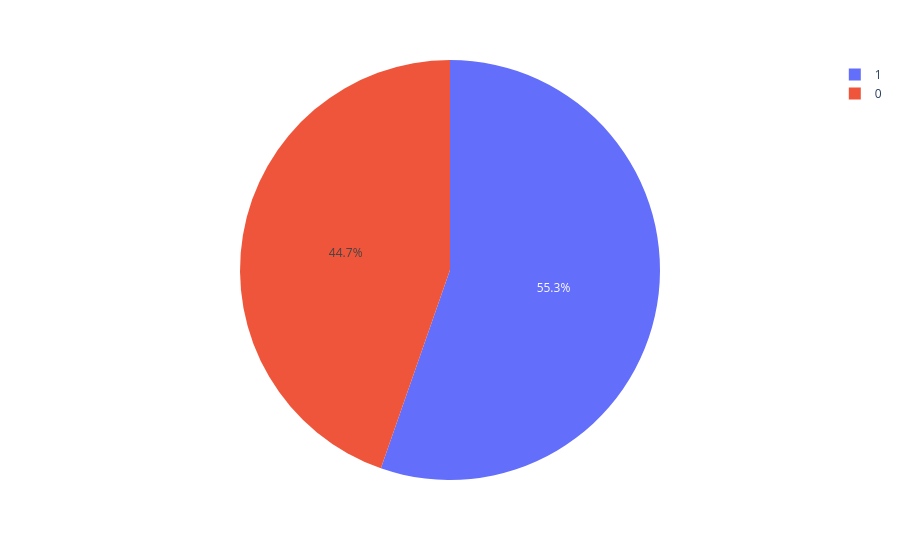

This figure's notebook cell:
### Markdown cell above
0 = Não possui doença Cardíaca

1 = Possui doença Cardíaca

### Code cell
px.pie(data, 'HeartDisease')

### Figure 1 — Plotly figure (JSON) as saved in the notebook; plotly's stock layout.template omitted (floating-point values rounded to 4 significant figures; data arrays with more than 128 entries replaced by an {"elided": "..."} marker saying what was removed)
{"data": [{"domain": {"x": [0, 1], "y": [0, 1]}, "hovertemplate": "HeartDisease=%{label}<extra></extra>", "labels": {"elided": "918 int values"}, "legendgroup": "", "name": "", "showlegend": true, "type": "pie"}], "layout": {"legend": {"tracegroupgap": 0}, "margin": {"t": 60}}}
